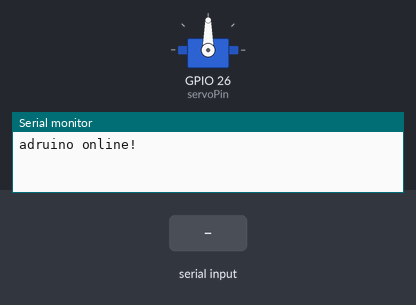
Bench run of a sketch on a simulated ESP32. Parts: servo, the last lines printed to the serial monitor. The inputs (shaded band) are chosen by the test bench.

Above: at 1.2 s.
1.3 s: "90,45\n" received over Serial
At 1.7 s:
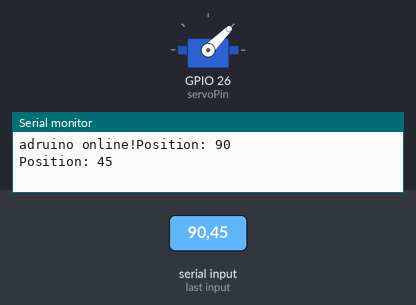
2.8 s: "30,150\n" received over Serial
At 4.0 s:
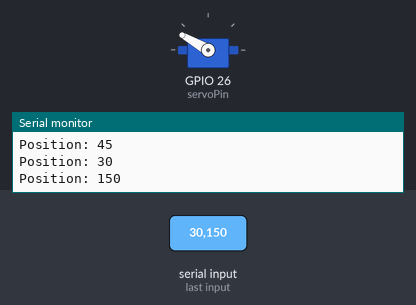
4.3 s: "5\n" received over Serial
At 5.2 s:
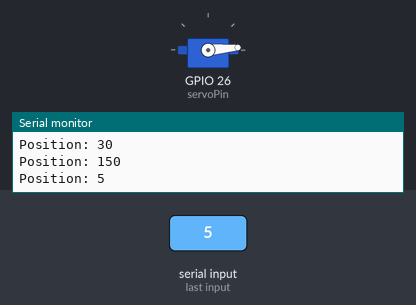
5.8 s: "200\n" received over Serial
At 6.3 s:
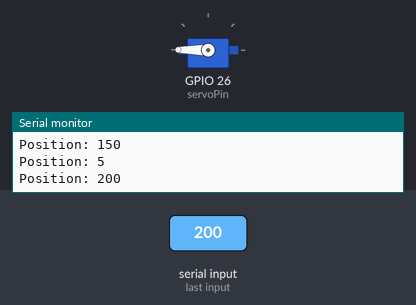
7.3 s: "90\n" received over Serial
At 8.6 s:
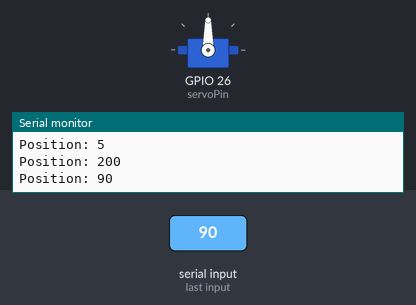
Timing chart, 0 to 9.8 s (numbered marks = the images above; inputs shaded):
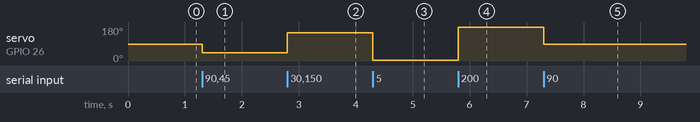

Measured:
- after the input at 1.3 s, servo on GPIO 26 (servoPin): 90° → 45° at once
- after the input at 2.8 s, servo on GPIO 26 (servoPin): 45° → 150° at once
- after the input at 4.3 s, servo on GPIO 26 (servoPin): 150° → 5° at once
- after the input at 5.8 s, servo on GPIO 26 (servoPin): 5° → 180° at once
- after the input at 7.3 s, servo on GPIO 26 (servoPin): 180° → 90° at once

The sketch:

servomotorv1.ino
```cpp
#include <ESP32Servo.h>

Servo myservo;

int pos;

int servoPin = 26;

bool ismoved = false;

void setup() {

  Serial.begin(115200);
  Serial.print("adruino online!");


  // put your setup code here, to run once:
  ESP32PWM::allocateTimer(0);
  ESP32PWM::allocateTimer(1);
  ESP32PWM::allocateTimer(2);
  ESP32PWM::allocateTimer(3);
  myservo.setPeriodHertz(50);    // standard 50 hz servo
  myservo.attach(servoPin, 500, 2500); // attaches the servo on pin 18 to the servo object
 }

void loop() {
    // put your main code here, to run repeatedly:
    if (Serial.available() > 0){
      pos = Serial.parseInt();
      if(pos != 0){
        Serial.print("Position: ");
        Serial.println(pos);
        myservo.write(pos);
      }
    }


}
```
